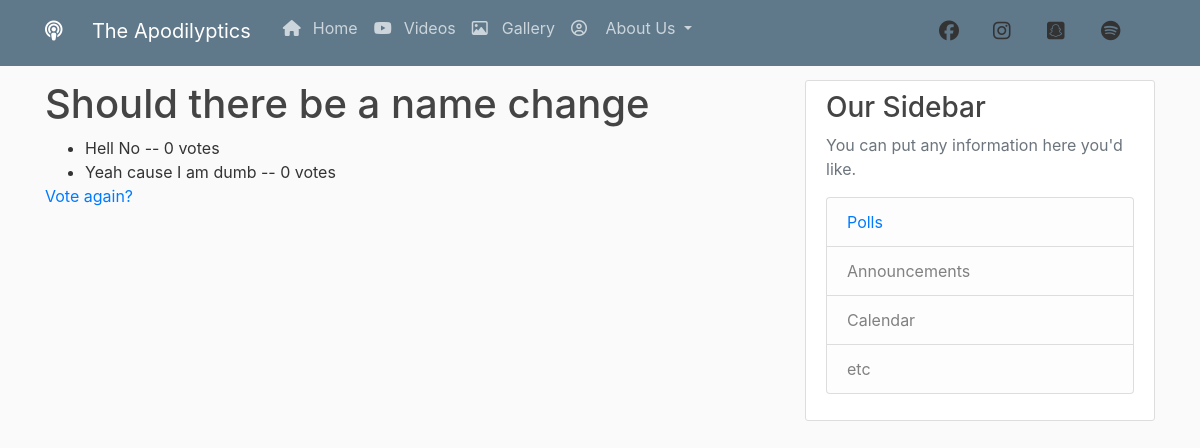
The page /polls/2/results/ on the database as committed earlier.
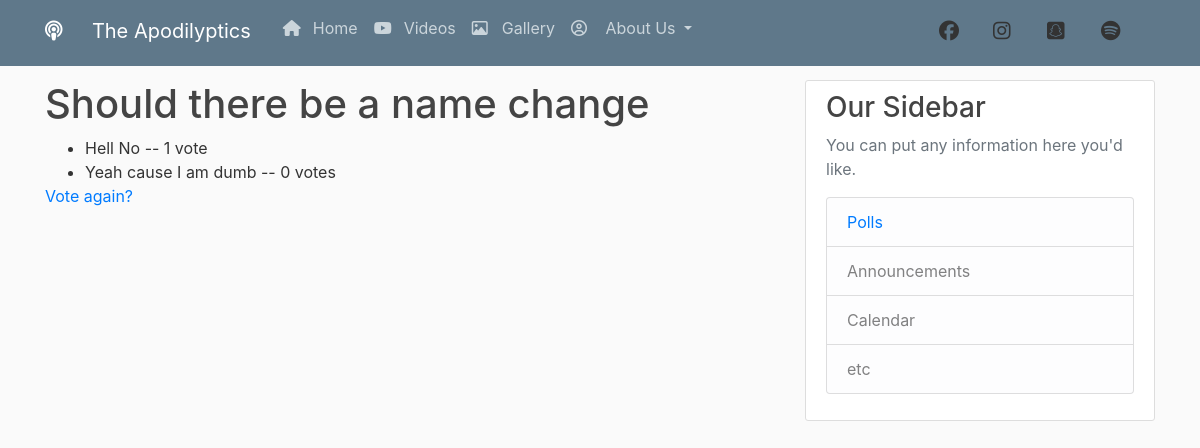
The same page on the database as committed later.
### polls/models.py (models this page shows, shortened)
class Choice(models.Model):
    question = models.ForeignKey(Question, on_delete=models.CASCADE)
    choice_text = models.CharField(max_length=200)
    votes = models.IntegerField(default=0)

### polls/views.py (the view)
# urls.py: path('polls/<int:pk>/results/', views.ResultsView.as_view(), name='polls-results'),
class ResultsView(generic.DetailView):
    model = Question
    template_name = 'polls/results.html'

### polls/templates/polls/results.html
{% extends "podcast/base.html"%}
{% block content%}
<h1>{{question.question_text}}</h1>
<ul>
{% for choice in question.choice_set.all %}
	<li>{{ choice.choice_text }} -- {{ choice.votes }} vote{{choice.votes|pluralize}}</li>
{% endfor %}
</ul>
<a href ="{% url 'polls-detail' question.id %}">Vote again?</a>
{% endblock %}

Rows that differ between the two databases and show on the page:
changed Choice "Hell No": votes "0" → "1"
